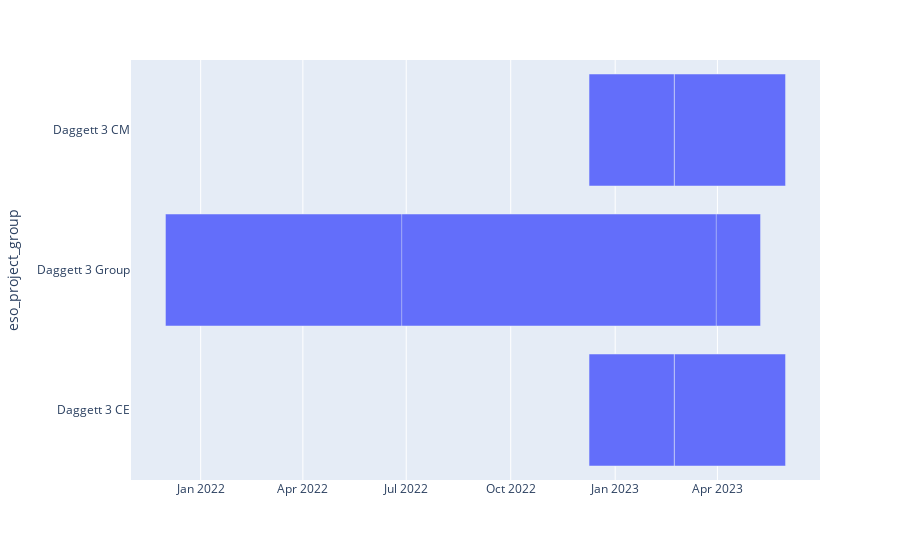

The cell this chart's notebook holds for it:
### Code cell
def make_project_groups(df):
    df['eso_project_group'] = df['eso_project_name']

    # Dagget 3 Group
    daggett3_mask = df['eso_project_name'].str.contains('Daggett 3')
    df.loc[df['eso_project_name'].str.contains('Daggett 3'), 'eso_project_group']='Daggett 3 Group'
    daggett3_group_mask = df['eso_project_group'] == 'Daggett 3 Group'
    
    dag_ce_mask = (daggett3_group_mask) & (df['role']=='Commissioning Engineer')
    dag_cm_mask = (daggett3_group_mask) & (df['role']=='Commissioning Manager')
    
    df.loc[dag_ce_mask, 'eso_project_group'] = 'Daggett 3 CE'
    df.loc[dag_cm_mask, 'eso_project_group'] = 'Daggett 3 CM'
    
    return df

df_out = make_project_groups(df_tasks.copy())

daggett3_group_mask = df_out['eso_project_group'] == 'Daggett 3 Group'
d3cx_mask = (df_out['eso_project_group'] == 'Daggett 3 CE') | (df_out['eso_project_group'] == 'Daggett 3 CM')
df_out[d3cx_mask]

all_dag3_mask = df_out['eso_project_group'].str.contains('Daggett 3')
px.timeline(df_out[all_dag3_mask], x_start='start_date', x_end='due_date', y='eso_project_group')

# px.timeline(df_out[daggett3_group_mask], x_start='start_date', x_end='due_date', y='eso_project_name').show()
# px.timeline(df_out[daggett3_group_mask], x_start='start_date', x_end='due_date', y='eso_project_group')

### Figure 1 — Plotly figure (JSON) as saved in the notebook; plotly's stock layout.template omitted (floating-point values rounded to 4 significant figures)
{"data": [{"alignmentgroup": "True", "base": ["2023-02-20T00:00:00", null, null, null, null, null, "2023-02-20T00:00:00", "2021-12-01T00:00:00", null, "2022-06-27T00:00:00", null, null, "2022-12-09T00:00:00", "2022-12-09T00:00:00", null, null, null, null, null, "2023-01-20T00:00:00", "2023-01-20T00:00:00", null, null, null, null, null, "2022-12-09T00:00:00", "2022-12-09T00:00:00"], "hovertemplate": "start_date=%{base}<br>due_date=%{x}<br>eso_project_group=%{y}<extra></extra>", "legendgroup": "", "marker": {"color": "#636efa", "pattern": {"shape": ""}}, "name": "", "offsetgroup": "", "orientation": "h", "showlegend": false, "textposition": "auto", "type": "bar", "x": [8640000000, null, null, null, null, null, 8640000000, 45273600000, null, 23932800000, null, null, 6480000000, 6480000000, null, null, null, null, null, 2851200000, 2851200000, null, null, null, null, null, 6480000000, 6480000000], "xaxis": "x", "y": ["Daggett 3 CE", "Daggett 3 Group", "Daggett 3 Group", "Daggett 3 Group", "Daggett 3 Group", "Daggett 3 Group", "Daggett 3 CM", "Daggett 3 Group", "Daggett 3 Group", "Daggett 3 Group", "Daggett 3 Group", "Daggett 3 Group", "Daggett 3 CM", "Daggett 3 CE", "Daggett 3 Group", "Daggett 3 Group", "Daggett 3 Group", "Daggett 3 Group", "Daggett 3 Group", "Daggett 3 CM", "Daggett 3 CE", "Daggett 3 Group", "Daggett 3 Group", "Daggett 3 Group", "Daggett 3 Group", "Daggett 3 Group", "Daggett 3 CM", "Daggett 3 CE"], "yaxis": "y"}], "layout": {"autosize": true, "barmode": "overlay", "legend": {"tracegroupgap": 0}, "margin": {"t": 60}, "xaxis": {"anchor": "y", "autorange": true, "domain": [0, 1], "range": ["2021-10-31 16:00", "2023-06-30 08:00"], "type": "date"}, "yaxis": {"anchor": "x", "autorange": true, "domain": [0, 1], "range": [-0.5, 2.5], "title": {"text": "eso_project_group"}, "type": "category"}}}
